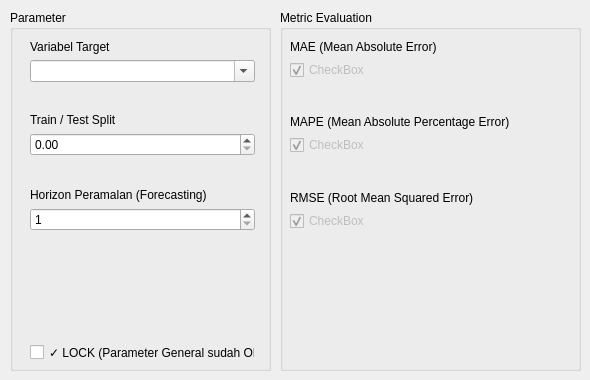
      <widget class="QWidget" name="General_Parameter">
       <attribute name="title">
        <string>General</string>
       </attribute>
       <widget class="QGroupBox" name="groupBox_27">
        <property name="geometry">
         <rect>
          <x>10</x>
          <y>10</y>
          <width>261</width>
          <height>361</height>
         </rect>
        </property>
        <property name="title">
         <string>Parameter</string>
        </property>
        <widget class="QWidget" name="verticalLayoutWidget_2">
         <property name="geometry">
          <rect>
           <x>20</x>
           <y>30</y>
           <width>225</width>
           <height>191</height>
          </rect>
         </property>
         <layout class="QVBoxLayout" name="verticalLayout_2">
          <item>
           <widget class="QLabel" name="label">
            <property name="text">
             <string>Variabel Target</string>
            </property>
           </widget>
          </item>
          <item>
           <widget class="QComboBox" name="comboBox_2">
            <property name="editable">
             <bool>true</bool>
            </property>
           </widget>
          </item>
          <item>
           <spacer name="verticalSpacer">
            <property name="orientation">
             <enum>Qt::Orientation::Vertical</enum>
            </property>
            <property name="sizeHint" stdset="0">
             <size>
              <width>20</width>
              <height>40</height>
             </size>
            </property>
           </spacer>
          </item>
          <item>
           <widget class="QLabel" name="label_2">
            <property name="text">
             <string>Train / Test Split</string>
            </property>
           </widget>
          </item>
          <item>
           <widget class="QDoubleSpinBox" name="doubleSpinBox">
            <property name="wrapping">
             <bool>false</bool>
            </property>
           </widget>
          </item>
          <item>
           <spacer name="verticalSpacer_2">
            <property name="orientation">
             <enum>Qt::Orientation::Vertical</enum>
            </property>
            <property name="sizeHint" stdset="0">
             <size>
              <width>20</width>
              <height>40</height>
             </size>
            </property>
           </spacer>
          </item>
          <item>
           <widget class="QLabel" name="label_23">
            <property name="text">
             <string>Horizon Peramalan (Forecasting)</string>
            </property>
           </widget>
          </item>
          <item>
           <widget class="QSpinBox" name="spinBox_horizon">
            <property name="minimum">
             <number>1</number>
            </property>
            <property name="maximum">
             <number>3</number>
            </property>
            <property name="value">
             <number>1</number>
            </property>
           </widget>
          </item>
         </layout>
        </widget>
        <widget class="QCheckBox" name="checkBox_lock_general">
         <property name="geometry">
          <rect>
           <x>20</x>
           <y>330</y>
           <width>225</width>
           <height>24</height>
          </rect>
         </property>
         <property name="text">
          <string>✓ LOCK (Parameter General sudah OK)</string>
         </property>
         <property name="checked">
          <bool>false</bool>
         </property>
        </widget>
       </widget>
       <widget class="QGroupBox" name="groupBox_28">
        <property name="geometry">
         <rect>
          <x>280</x>
          <y>10</y>
          <width>301</width>
          <height>361</height>
         </rect>
        </property>
        <property name="title">
         <string>Metric Evaluation</string>
        </property>
        <widget class="QWidget" name="verticalLayoutWidget_7">
         <property name="geometry">
          <rect>
           <x>10</x>
           <y>30</y>
           <width>276</width>
           <height>191</height>
          </rect>
         </property>
         <layout class="QVBoxLayout" name="verticalLayout_7">
          <item>
           <widget class="QLabel" name="label_29">
            <property name="text">
             <string>MAE (Mean Absolute Error)</string>
            </property>
           </widget>
          </item>
          <item>
           <widget class="QCheckBox" name="checkBox_6">
            <property name="enabled">
             <bool>false</bool>
            </property>
            <property name="text">
             <string>CheckBox</string>
            </property>
            <property name="checkable">
             <bool>true</bool>
            </property>
            <property name="checked">
             <bool>true</bool>
            </property>
           </widget>
          </item>
          <item>
           <spacer name="verticalSpacer_3">
            <property name="orientation">
             <enum>Qt::Orientation::Vertical</enum>
            </property>
            <property name="sizeHint" stdset="0">
             <size>
              <width>20</width>
              <height>40</height>
             </size>
            </property>
           </spacer>
          </item>
          <item>
           <widget class="QLabel" name="label_30">
            <property name="text">
             <string>MAPE (Mean Absolute Percentage Error)</string>
            </property>
           </widget>
          </item>
          <item>
           <widget class="QCheckBox" name="checkBox_5">
            <property name="enabled">
             <bool>false</bool>
            </property>
            <property name="text">
             <string>CheckBox</string>
            </property>
            <property name="checkable">
             <bool>true</bool>
            </property>
            <property name="checked">
             <bool>true</bool>
            </property>
           </widget>
          </item>
          <item>
           <spacer name="verticalSpacer_4">
            <property name="orientation">
             <enum>Qt::Orientation::Vertical</enum>
            </property>
            <property name="sizeHint" stdset="0">
             <size>
              <width>20</width>
              <height>40</height>
             </size>
            </property>
           </spacer>
          </item>
          <item>
           <widget class="QLabel" name="label_31">
            <property name="text">
             <string>RMSE (Root Mean Squared Error)</string>
            </property>
           </widget>
          </item>
          <item>
           <widget class="QCheckBox" name="checkBox_7">
            <property name="enabled">
             <bool>false</bool>
            </property>
            <property name="text">
             <string>CheckBox</string>
            </property>
            <property name="checkable">
             <bool>true</bool>
            </property>
            <property name="checked">
             <bool>true</bool>
            </property>
           </widget>
          </item>
         </layout>
        </widget>
       </widget>
      </widget>
